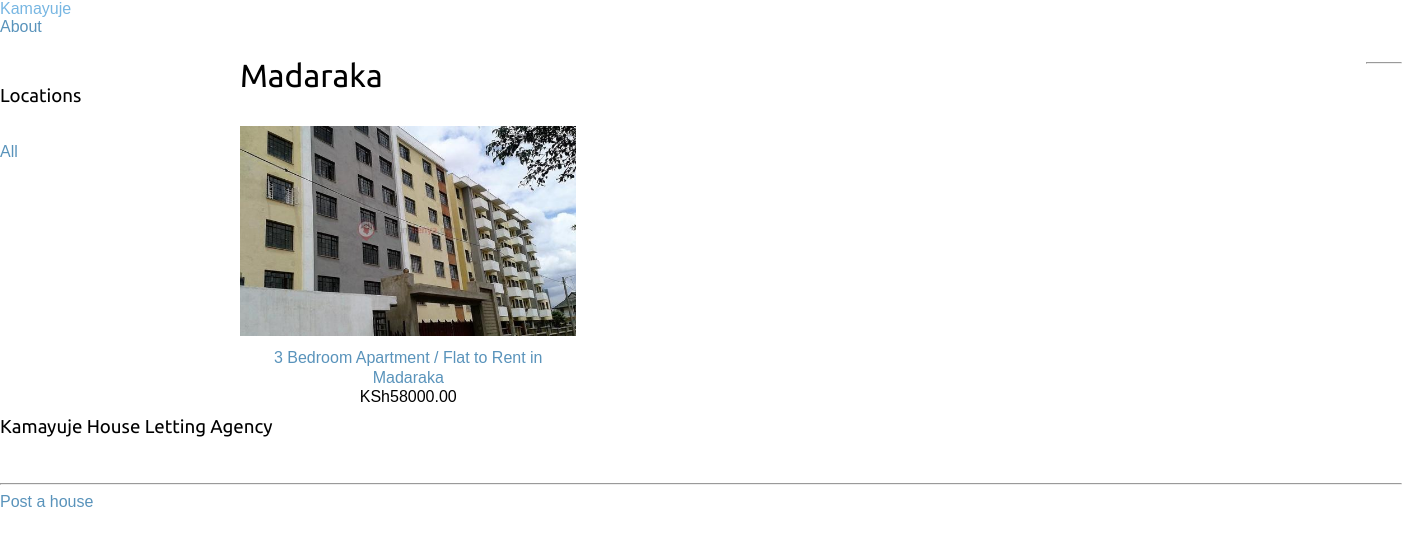
Screenshot of /madaraka/ with the database file from the repository.
### Houses/models.py (models this page shows, shortened)
class House_Location(models.Model):
    locationName = models.CharField(max_length=255)
    slug = models.SlugField(max_length=255,
                            unique=True)
    class Meta:
        ordering = ['locationName']
        indexes = [
            models.Index(fields=['locationName']),
        ]
        verbose_name = 'Location'
        verbose_name_plural = 'Locations'

class House_Details(models.Model):
    user = models.ForeignKey(User,
                             on_delete=models.CASCADE)
    location = models.ForeignKey(House_Location,
                                 on_delete=models.CASCADE)
    title = models.CharField(max_length=255)
    slug = models.SlugField(max_length=155, unique=True)
    thumbnail = models.ImageField(upload_to='img')
    description = models.TextField(max_length=1000)
    monthly_rent = models.DecimalField(max_digits=10,
                                       decimal_places=2)
    available = models.BooleanField(default=True)
    owners_contact = models.DecimalField(max_digits=10,
                                         decimal_places=0)
    posted = models.DateTimeField(auto_now_add=True)
    updated = models.DateTimeField(auto_now=True)
    class Meta:
        ordering = ['-posted']
    def get_absolute_url(self):
        return reverse('Houses:house_detail', args=[self.id, self.slug])

### Agency/views.py (the view)
# urls.py: path('', views.house_list, name='house_list'),
def house_list(request, location_slug=None):
    location = None
    locations = House_Location.objects.all()
    houses = House_Details.objects.filter(available=True)
    if location_slug:
        location = get_object_or_404(House_Location,
                                     slug=location_slug)
        houses = houses.filter(location=location)
    return render(request,
                  'Agency/frontpage.html',
                  {'location': location,
                   'locations': locations,
                   'houses': houses})

### Agency/templates/Agency/frontpage.html (shortened to what this page needs)
{% extends "Agency/base.html" %}
{% load static %}
    {% block content %}
        <div id="sidebar">
            <h3>Locations</h3>
            <ul>
                <li {% if not locations %}class="selected"{% endif %}>
                    <a href="{% url "Agency:house_list" %}">All</a>
                </li>
            </ul>
        </div>
        <div id="main" class="product-list">
            <h1>{% if location %}{{ location.locationName }}{% else %}Houses
            {% endif %}</h1>
            {% for house in houses %}
                <div class="item">
                    <a class="afrontpage" href="{{ house.get_absolute_url }}">
                        <img src="{% if house.thumbnail %}{{ house.thumbnail.url }}{% else %}{%
            static "img/no_image.png" %}{% endif %}">
                    </a>
                    <a class="afrontpage" href="{{ house.get_absolute_url }}">{{ house.title }}</a>
                    <br>
                    KSh{{ house.monthly_rent }}
                </div>
            {% endfor %}
        </div>
    {% endblock %}

### Agency/static/css/base.css (style rules this page uses)
body { margin:0; padding:0; font-family:helvetica, sans-serif; }
h1, h2, h3, h4, h5 , h6 { font-family: 'Ubuntu', sans-serif; font-weight:normal; }
a { text-decoration:none; color:#5993bb; }
#sidebar { width:220px; padding:30px 20px 0 0; float:left; }
#sidebar ul { margin:0; padding:0; }
#sidebar ul li { margin:0; list-style:none; padding:10px 14px; }
#sidebar ul li a { display:block; }
#main { float:left; width: 96%; margin-right:-220px; overflow:hidden; }
.product-list .item { width:25%; padding:10px 20px 10px 0; float:left; text-align:center; line-height:1.2; }
.product-list .item img { width:100%; margin-bottom:8px; }
a, li { display:inline; text-decoration: none; justify-content: space-between; }

### rows the page displays
House_Location: locationName "Madaraka"
House_Details: thumbnail (picture), title "3 Bedroom Apartment / Flat to Rent in Madaraka", monthly_rent "58000.00"
